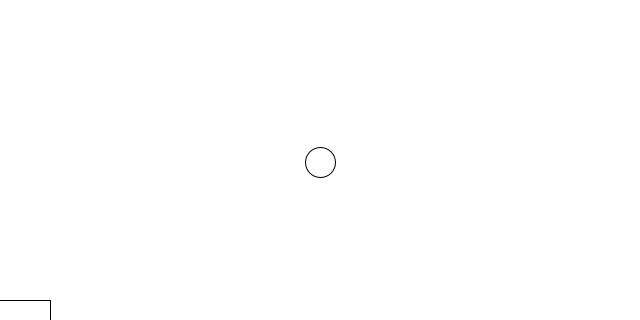
Frame 1 (no input)
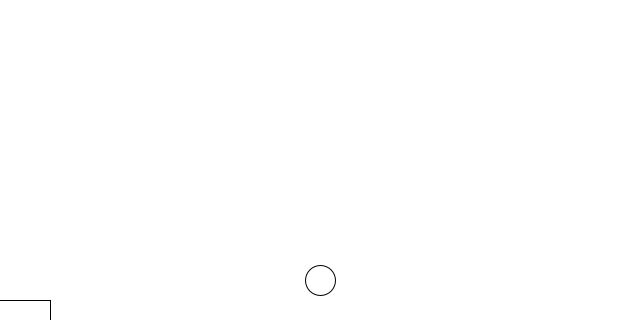
Frame 60 (the mouse pressed at the canvas centre just before this capture)
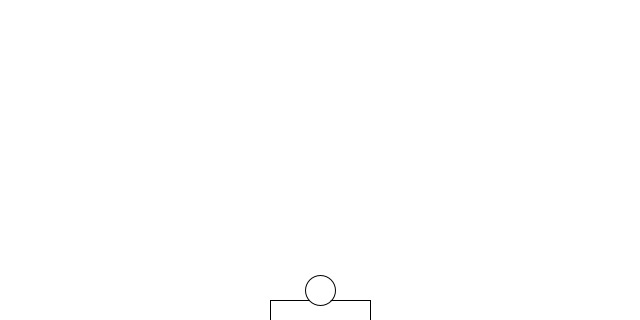
Frame 120 (the mouse held since frame 60 and released just before this capture)

The Processing sketch that drew these frames (run headless with seeded random() and noise(); from frame 60 on, the mouse is pressed at the canvas centre):

// Processing sketch: catchingv1
// ── catchingv1.pde
Catcher catcher;
Faller faller;
void setup() {
  size(640, 320);
  catcher = new Catcher();
  faller = new Faller();
}

void draw() {
  background(255);

  catcher.move();
  catcher.display();

  catcher.catchFaller(faller);
  faller.move();
  faller.display();
}

void keyPressed() {
  if (key == 'r' || key == 'R') {
    faller.reset(); 
  }
}

// ── Catcher.pde
class Catcher {
  float x;
  float y;
  float h;
  float w;

  Catcher() {
    x=width/2;
    y=height - 10;
    h= 20;
    w= 100;
  }

  void move() {
    x=mouseX;
  }

  void display() {
    rectMode(CENTER);
    rect(x, y, w, h);
    rectMode(CORNER);
  }

  void catchFaller(Faller f) {
    if (f.y >= y - 20) {
      float xl = mouseX - w/2 - f.r;
      float xr = mouseX + w/2 + f.r;
      
      if(f.x > xl && f.x < xr){
        f.isMoving = false;
      }
    }
  }
}

// ── Faller.pde
class Faller {
  float x;
  float y;
  float d;
  float r;
  float ySpeed;
  boolean isMoving;


  Faller() {
    x=width/2;
    y=height/2;
    d=30;
    r=d/2;
    ySpeed = 2;
    isMoving = true;
  }

  void move() {
    if (isMoving) {
      //move
      y = y + ySpeed;
    } else {
      x = mouseX;
    }
    //reset
    if (y > height) {
      y = 0;
    }
  }

  void display() {
    circle(x, y, d);
  }

  void reset() {
    x=random(width);
    y=-50;
    isMoving = true;
  }
}
